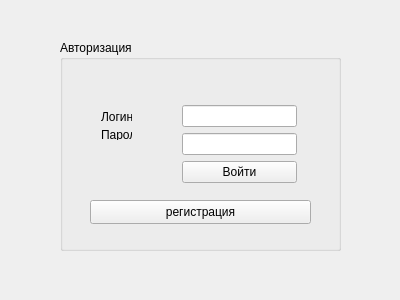
<?xml version="1.0" encoding="UTF-8"?>
<ui version="4.0">
 <class>AuthWindow</class>
 <widget class="QMainWindow" name="AuthWindow">
  <property name="geometry">
   <rect>
    <x>0</x>
    <y>0</y>
    <width>400</width>
    <height>300</height>
   </rect>
  </property>
  <property name="minimumSize">
   <size>
    <width>400</width>
    <height>300</height>
   </size>
  </property>
  <property name="maximumSize">
   <size>
    <width>400</width>
    <height>300</height>
   </size>
  </property>
  <property name="windowTitle">
   <string>AuthWindow</string>
  </property>
  <widget class="QWidget" name="centralWidget">
   <widget class="QGroupBox" name="authBox">
    <property name="geometry">
     <rect>
      <x>60</x>
      <y>40</y>
      <width>281</width>
      <height>211</height>
     </rect>
    </property>
    <property name="title">
     <string>Авторизация</string>
    </property>
    <widget class="QWidget" name="layoutWidget">
     <property name="geometry">
      <rect>
       <x>30</x>
       <y>60</y>
       <width>53</width>
       <height>51</height>
      </rect>
     </property>
     <layout class="QVBoxLayout" name="verticalLayout_2">
      <item>
       <widget class="QLabel" name="logText">
        <property name="text">
         <string>Логин:</string>
        </property>
       </widget>
      </item>
      <item>
       <widget class="QLabel" name="passText">
        <property name="text">
         <string>Пароль:</string>
        </property>
       </widget>
      </item>
     </layout>
    </widget>
    <widget class="QWidget" name="layoutWidget_2">
     <property name="geometry">
      <rect>
       <x>111</x>
       <y>54</y>
       <width>137</width>
       <height>101</height>
      </rect>
     </property>
     <layout class="QVBoxLayout" name="verticalLayout">
      <item>
       <widget class="QLineEdit" name="login"/>
      </item>
      <item>
       <widget class="QLineEdit" name="password">
        <property name="echoMode">
         <enum>QLineEdit::Password</enum>
        </property>
       </widget>
      </item>
      <item>
       <widget class="QPushButton" name="enter">
        <property name="text">
         <string>Войти</string>
        </property>
       </widget>
      </item>
     </layout>
    </widget>
    <widget class="QPushButton" name="registration">
     <property name="geometry">
      <rect>
       <x>30</x>
       <y>160</y>
       <width>221</width>
       <height>24</height>
      </rect>
     </property>
     <property name="text">
      <string>регистрация</string>
     </property>
    </widget>
   </widget>
  </widget>
 </widget>
 <layoutdefault spacing="6" margin="11"/>
 <tabstops>
  <tabstop>login</tabstop>
  <tabstop>registration</tabstop>
  <tabstop>enter</tabstop>
  <tabstop>password</tabstop>
 </tabstops>
 <resources/>
 <connections/>
</ui>
